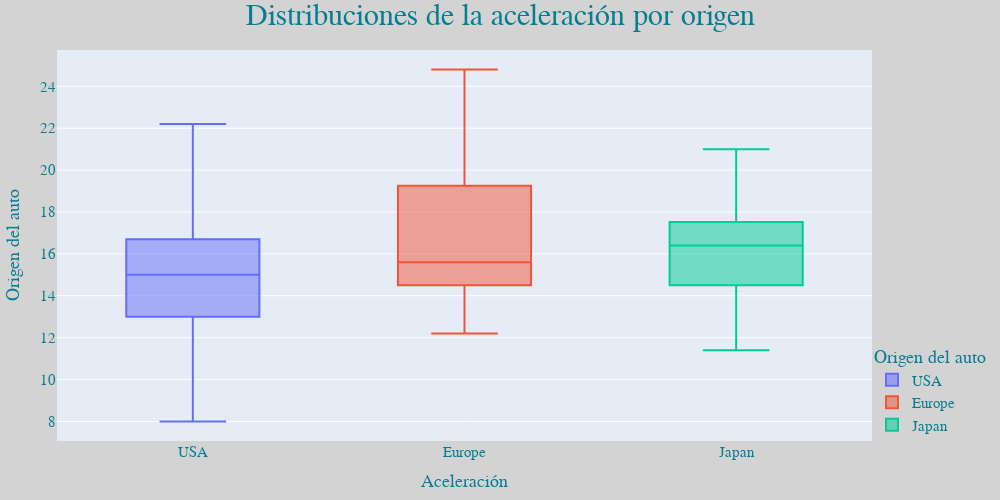

Notebook source saved alongside this figure:
### Code cell
## BoxPlot using plotly GO (Graph Objects)
import plotly.graph_objects as go

fig = go.Figure()
fig.add_trace(go.Box(y=df_autos.query("origin=='USA'")['acceleration'], name='USA'))
fig.add_trace(go.Box(y=df_autos.query("origin=='Europe'")['acceleration'], name='Europe'))
fig.add_trace(go.Box(y=df_autos.query("origin=='Japan'")['acceleration'], name='Japan'))

fuente = dict(
            color="#077E90",
            #size=15,
            family="Times New Roman"
        )

fig.update_layout(
    title = dict(
        text='Distribuciones de la aceleración por origen',
        font=fuente,
        font_size=30,
        x=0.5,
        
    ),
    xaxis_title='Aceleración',
    yaxis_title='Origen del auto',
    margin=dict(l=50, r=50, t=50, b=50),

    legend = dict(
        itemclick='toggleothers', #toggleothers, False, toggle
        itemdoubleclick='toggle',
        orientation='v',
        title_text='Origen del auto',
        
        x=1, # posicion de la leyenda en el eje x
        y=0, # posicion de la leyenda en el eje y
        font=fuente,
        font_size=15,
        #bgcolor='lightblue'
    ),


    width=1000,
    height=500,
    
    font=dict(color='#077E90', family='Times New Roman', size=15),

    hovermode='closest', # x/y
    hoverlabel=dict(
        bgcolor='black', 
        font_size=20, 
        font_family='Balto'),
    
    boxgap=0.3,


    paper_bgcolor='lightgrey',
    #plot_bgcolor='lightblue',
    
)



fig.show()

### Figure 1 — Plotly figure (JSON) as saved in the notebook; plotly's stock layout.template omitted (floating-point values rounded to 4 significant figures; data arrays with more than 128 entries replaced by an {"elided": "..."} marker saying what was removed)
{"data": [{"name": "USA", "type": "box", "y": {"elided": "245 float values"}}, {"name": "Europe", "type": "box", "y": [20.5, 17.5, 14.5, 17.5, 12.5, 14, 19.5, 14.5, 19, 23.5, 14.5, 18, 19.5, 18, 21, 15.5, 19.5, 15.5, 14, 15.5, 14, 16.5, 15.5, 14.5, 15.5, 14, 16, 16.5, 14, 15, 17, 14.5, 13.5, 15.5, 16.9, 15.3, 14.2, 12.2, 15.7, 21.9, 16.7, 18.6, 14.5, 14.1, 12.8, 21.5, 15.9, 13.6, 15.7, 15.8, 14.9, 14, 20.1, 24.8, 14.7, 14.7, 15.8, 21.7, 23.7, 19.9, 21.8, 15.3, 15.1, 14.2, 20.4, 19.6, 15.3, 24.6]}, {"name": "Japan", "type": "box", "y": [15, 14.5, 14.5, 14, 19, 18, 15.5, 13.5, 17, 14.5, 16.5, 19, 16.5, 13.5, 13.5, 19, 21, 16.5, 19, 15, 16, 13.5, 17, 17.5, 17.4, 17, 16.4, 15.5, 18.5, 16.8, 18.2, 16.4, 14.5, 13.5, 19.4, 18.6, 16.4, 14.2, 14.7, 14.8, 14.9, 16.6, 15.2, 19.2, 18.8, 16.4, 15.5, 17.5, 15, 15.2, 17.9, 19.2, 13.8, 18, 11.4, 12.5, 17, 16.9, 16.1, 19.4, 17.3, 16, 14.4, 16.8, 14.8, 18.3, 12.6, 13.8, 18.2, 17.6, 14.5, 14.5, 16.9, 15, 15.7, 16.2, 13.9]}], "layout": {"boxgap": 0.3, "font": {"color": "#077E90", "family": "Times New Roman", "size": 15}, "height": 500, "hoverlabel": {"bgcolor": "black", "font": {"family": "Balto", "size": 20}}, "hovermode": "closest", "legend": {"font": {"color": "#077E90", "family": "Times New Roman", "size": 15}, "itemclick": "toggleothers", "itemdoubleclick": "toggle", "orientation": "v", "title": {"text": "Origen del auto"}, "x": 1, "y": 0}, "margin": {"b": 50, "l": 50, "r": 50, "t": 50}, "paper_bgcolor": "lightgrey", "title": {"font": {"color": "#077E90", "family": "Times New Roman", "size": 30}, "text": "Distribuciones de la aceleración por origen", "x": 0.5}, "width": 1000, "xaxis": {"title": {"text": "Aceleración"}}, "yaxis": {"title": {"text": "Origen del auto"}}}}
